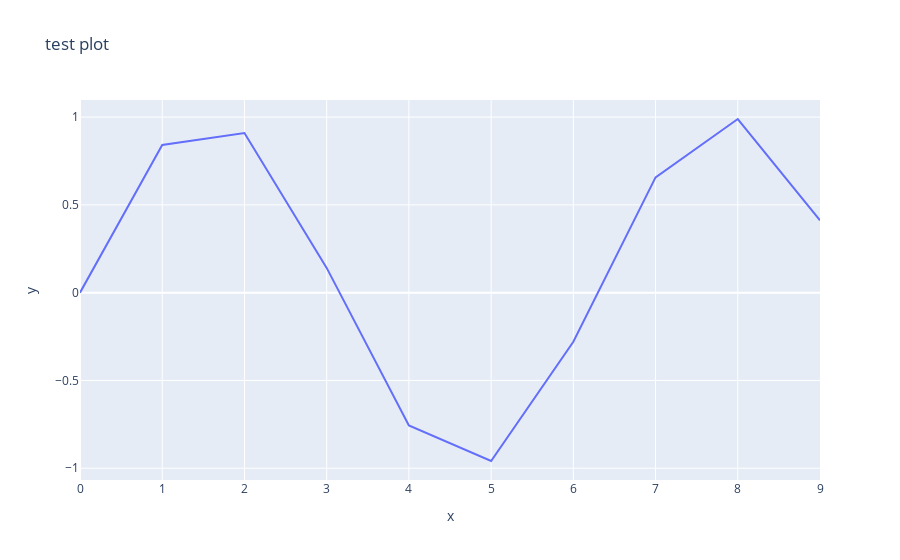

This figure's notebook cell:
### Code cell
import plotly.express as px

x = np.arange(10)
y = np.sin(x)
z = np.random.choice([0,1], size=10)
fig = px.line(x=x, y=y, title='test plot')
fig.show()

### Figure 1 — Plotly figure (JSON) as saved in the notebook; plotly's stock layout.template omitted (floating-point values rounded to 4 significant figures)
{"data": [{"hovertemplate": "x=%{x}<br>y=%{y}<extra></extra>", "legendgroup": "", "line": {"color": "#636efa", "dash": "solid"}, "marker": {"symbol": "circle"}, "mode": "lines", "name": "", "orientation": "v", "showlegend": false, "type": "scatter", "x": [0, 1, 2, 3, 4, 5, 6, 7, 8, 9], "xaxis": "x", "y": [0, 0.8415, 0.9093, 0.1411, -0.7568, -0.9589, -0.2794, 0.657, 0.9894, 0.4121], "yaxis": "y"}], "layout": {"legend": {"tracegroupgap": 0}, "title": {"text": "test plot"}, "xaxis": {"anchor": "y", "domain": [0, 1], "title": {"text": "x"}}, "yaxis": {"anchor": "x", "domain": [0, 1], "title": {"text": "y"}}}}
